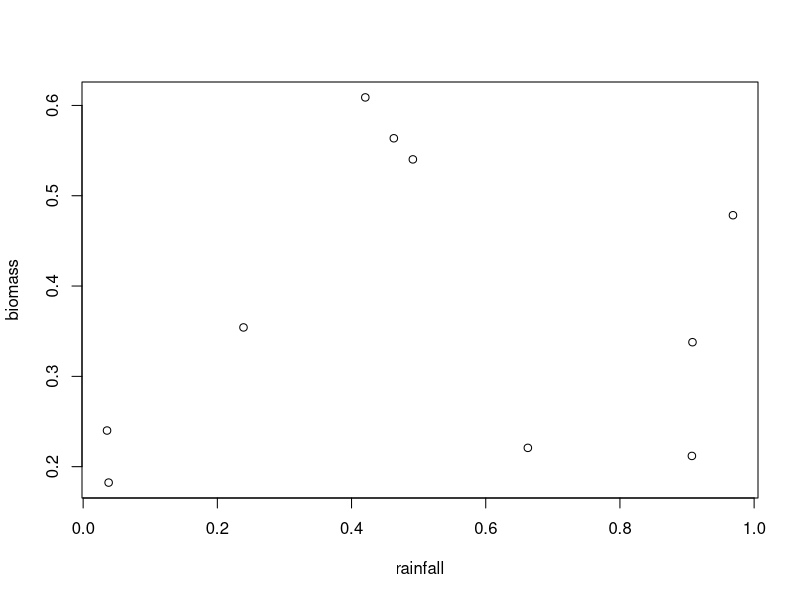

R code for this plot:
# Description of script content 
# 7 February 2022
# Modified 7 February 2022 to include dynamic vectors
# GED

rainfall <- runif(10) # total annual rainfall
biomass <- runif(10)
head(biomass)
print(rainfall)
rainfall
head(rainfall)
plot(x=rainfall,y=biomass)
